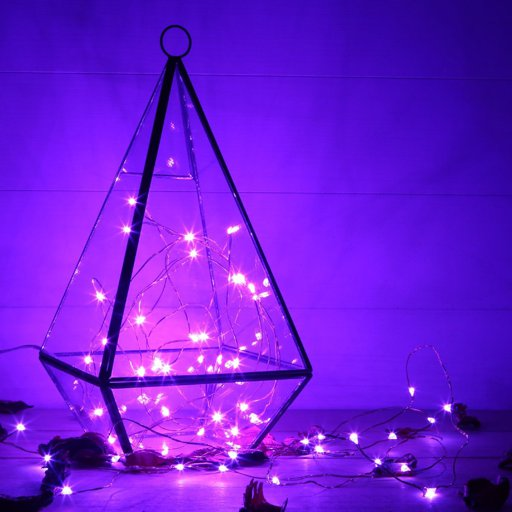
#> input picture source_images/floor_lights.jpg, 512 x 512 px
$ python bokeh_me.py source_images/blue_lights.jpg source_images/floor_lights.jpg 3
#> lines starting #> are read from the running program, lines starting #| are printed output that depends on the picture
### bokeh_utils.py
import os
import cv2
import numpy as np


def get_filename(path):
    return '_'.join(path.replace('\\', '/').split('/')[-1].split('.')[:-1])


def get_image_format(image_path):
    return image_path.split('.')[-1]


def prepare_kernel(path, kernel_side_size):
    kernel_dim = (kernel_side_size, kernel_side_size)
    black, white = 0, 255
    color_threshold = (black + white) // 2
    kernel = cv2.imread(path, cv2.IMREAD_GRAYSCALE)
    kernel = cv2.resize(kernel, kernel_dim)
    kernel[np.greater(kernel, color_threshold)] = white
    kernel[np.logical_not(np.greater(kernel, color_threshold))] = black
    return kernel


def prepare_image(path, kernel_side_size):
    image = cv2.imread(path, 1) / 255
    row_pad_left = row_pad_right = col_pad_top = col_pad_bottom = kernel_side_size // 2
    frame_dim = ((row_pad_left, row_pad_right), (col_pad_top, col_pad_bottom), (0, 0))
    image = np.pad(image, frame_dim, "constant")
    return (image, frame_dim)


def do_channel_bokeh(channel, kernel, frame_dim):
    kernel = np.flipud(kernel)
    channel_bokeh = np.zeros((channel.shape[0] - sum(frame_dim[0]), channel.shape[1] - sum(frame_dim[1])))
    for row in range(channel.shape[0] - kernel.shape[0] + 1):
        for col in range(channel.shape[1] - kernel.shape[1] + 1):
            img_slice = channel[row: kernel.shape[0] + row, col: kernel.shape[1] + col]
            product = np.sum(img_slice * kernel) / np.sum(kernel)
            channel_bokeh[row, col] = product * 255
    return channel_bokeh


def save_bokeh(image_bokeh,
               original_image_path,
               kernel_filename,
               kernel_size,
               save_directory=os.path.abspath(os.getcwd())):
    save_name = get_filename(original_image_path)
    image_format = get_image_format(original_image_path)
    addition_to_name = f'{kernel_filename}_{kernel_size}'
    save_directory = save_directory.replace('\\', '/')
    if save_directory[-1] == '/':
        save_directory = save_directory[:-1]
    save_name = f'{save_name}_bokeh_{addition_to_name}.{image_format}'
    save_path = f'{save_directory}/{save_name}'
    cv2.imwrite(save_path, image_bokeh)
    return save_name

### args_parser.py
import os
import argparse

DESCRIPTION = "This program puts a bokeh effect on an image." \
              "User chooses the kernel picture and the image to use bokeh effect on." \
              "Image has three channels (RGB). Each channel goes through pixel overlaying." \
              "Kernel is a black and white picture, that overlays source image channel's pixels."


# [7 lines left out: function dir_path, not called in this run]


def is_valid_file(parser, arg):
    if not os.path.exists(arg):
        parser.error("The file %s does not exist!" % arg)
    else:
        return open(arg, 'r')  # return an open file handle


def parse_arguments():
    parser = argparse.ArgumentParser(description=DESCRIPTION)
    parser.add_argument('image_path',
                        type=lambda x: is_valid_file(parser, x),
                        help='The path of the image to process.')
    parser.add_argument('kernel_path',
                        type=lambda x: is_valid_file(parser, x),
                        help='The path of the image to process.')
    parser.add_argument('kernel_side_size', type=int,
                        help='The width (columns number) and length (rows number) of the kernel.')
    parser.add_argument('--save_to_folder', type=dir_path, help='Set bokeh image save path.')
    return parser.parse_args()

### bokeh_me.py
import os
import logging
from args_parser import parse_arguments
from bokeh_utils import *

logging.basicConfig(
    format='%(asctime)s %(levelname)s %(message)s',
    level=logging.INFO,
    )


def main():
    args = parse_arguments()
    image_path = args.image_path.name
    kernel_path = args.kernel_path.name
    kernel_side_size = args.kernel_side_size

    save_to = args.save_to_folder if args.save_to_folder else os.path.abspath(os.getcwd())

    kernel = prepare_kernel(kernel_path, kernel_side_size)
#> in prepare_kernel, `kernel = cv2.imread(path, cv2.IMREAD_GRAYSCALE)`:
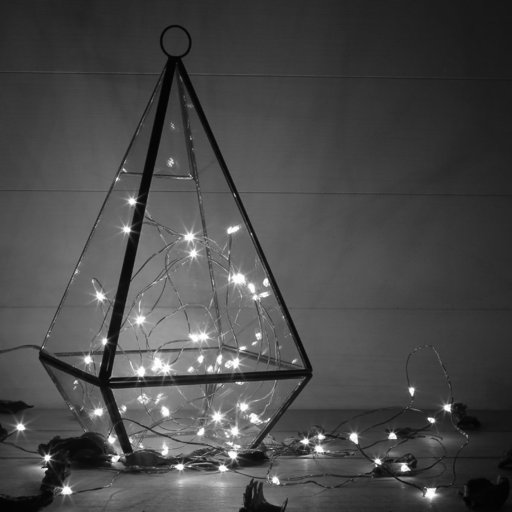
#> kernel: shape (512, 512); min 0, max 255, mean 72.5
#> in prepare_kernel, `kernel = cv2.resize(kernel, kernel_dim)`: kernel = [[63, 65, 38], [100, 106, 64], [82, 133, 34]]
#> kernel = [[0, 0, 0], [0, 0, 0], [0, 255, 0]]
    image, frame_dim = prepare_image(image_path, kernel_side_size)
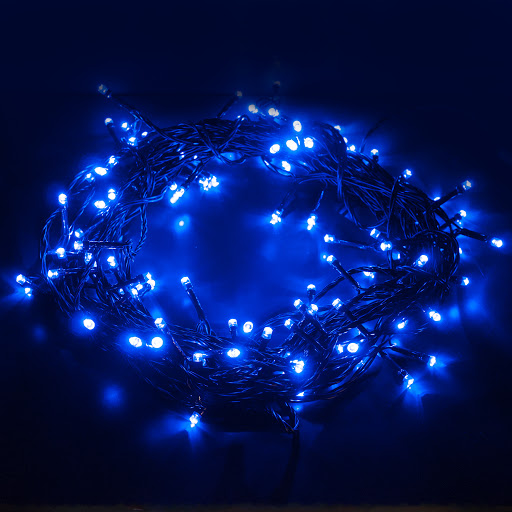
#> input picture source_images/blue_lights.jpg, 512 x 512 px
#> in prepare_image, `image = np.pad(image, frame_dim, "constant")`:
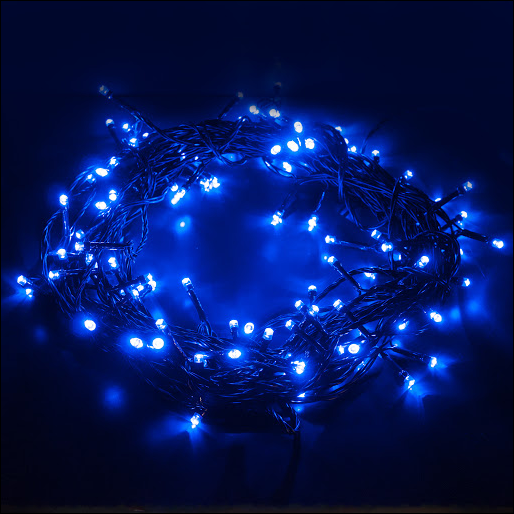
#> image: shape (514, 514, 3) float64; mean B, G, R 0.36, 0.0911, 0.0207
#> frame_dim = ((1, 1), (1, 1), (0, 0))
    channels = cv2.split(image)

    logging.info('Processing image...')

    image_bokeh = []
    for step, channel in enumerate(channels):
        channel_bokeh = do_channel_bokeh(channel, kernel, frame_dim)
        image_bokeh.append(channel_bokeh)
        logging.info(f'Channel {step + 1}/3 processed.')
#> this loop made 3 passes
#> pass 1, in main, `channel_bokeh = do_channel_bokeh(channel, kernel, frame_dim)`:
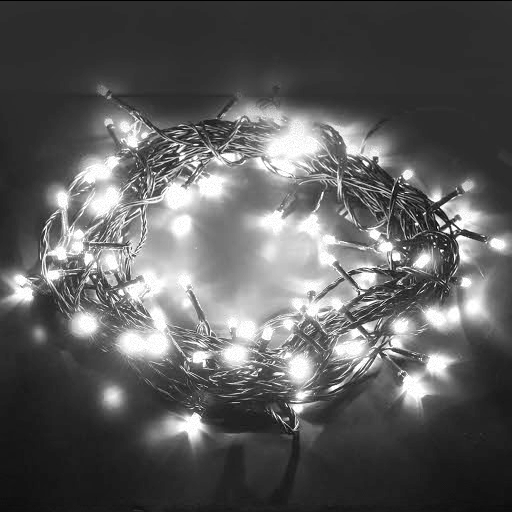
#> channel_bokeh: shape (512, 512) float64; min 0, max 255, mean 92.5
#> pass 2, in main, `channel_bokeh = do_channel_bokeh(channel, kernel, frame_dim)`:
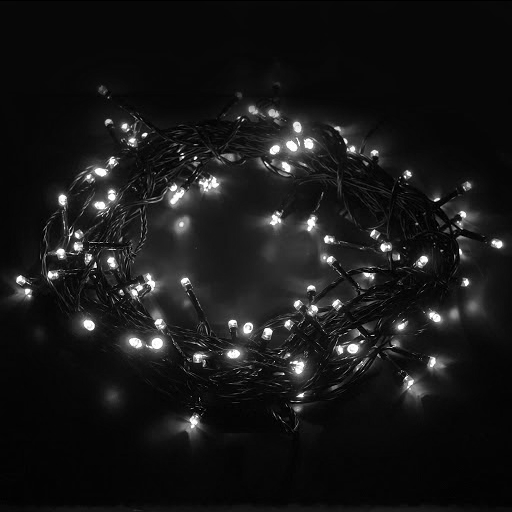
#> channel_bokeh: shape (512, 512) float64; min 0, max 255, mean 23.4
#> pass 3, in main, `channel_bokeh = do_channel_bokeh(channel, kernel, frame_dim)`:
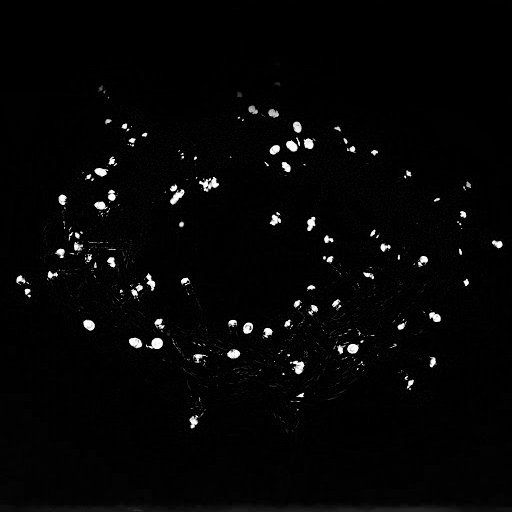
#> channel_bokeh: shape (512, 512) float64; min 0, max 255, mean 5.3
#> after the loop, image_bokeh = 3 items

    logging.info('Channels processed.')
    image_bokeh = cv2.merge(image_bokeh).astype(np.uint8)
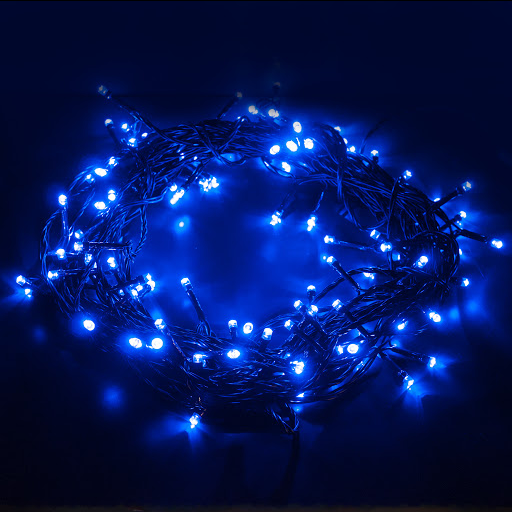
#> image_bokeh: shape (512, 512, 3); mean of channels 0, 1, 2 92.5, 23.4, 5.3; drawn as B, G, R
    kernel_filename = get_filename(kernel_path)

    bokeh_image = save_bokeh(image_bokeh, image_path, kernel_filename, kernel_side_size, save_to)
#> bokeh_image = 'blue_lights_bokeh_floor_lights_3.jpg'
    logging.info(f'Image {bokeh_image} saved to {save_to}')


if __name__ == '__main__':
    main()
